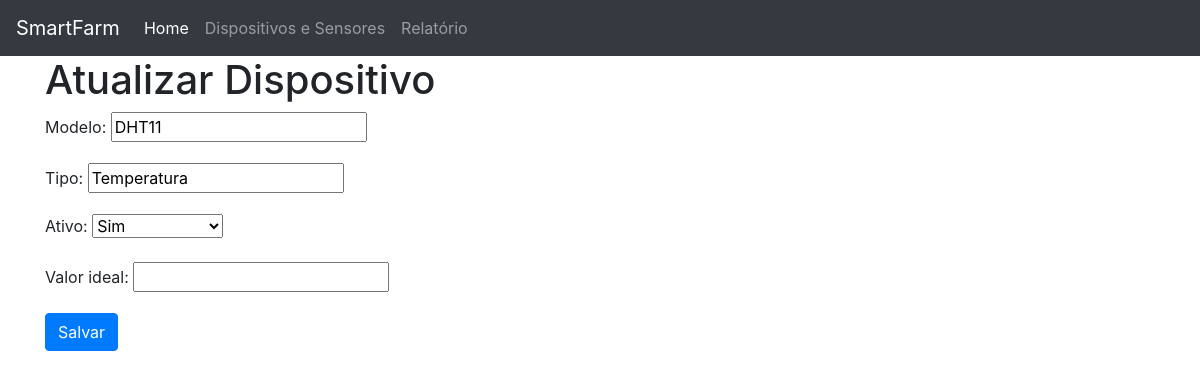
The page /sensores/atualizar/11/ on the database its author committed.
### app/models.py (models this page shows)
class Sensor(models.Model):
    modelo = models.CharField(max_length=100, blank=True, null=True)
    tipo = models.CharField(max_length=100, blank=True, null=True)
    ultima_leitura = models.DateTimeField(blank=True, null=True)
    ativo = models.BooleanField(blank=True, null=True)
    valor_ideal = models.FloatField(blank=True, null=True)
    dispositivo = models.ForeignKey(Dispositivo, on_delete=models.CASCADE, related_name='sensores')
    created_at = models.DateTimeField(auto_now_add=True)
    updated_at = models.DateTimeField(auto_now=True)
    class Meta:
        db_table = 'sensor'

### app/views.py (the view)
def atualizar_sensor(request, sensor_id):
    sensor = Sensor.objects.get(id=sensor_id)
    if request.method == 'POST':
        form = SensorForm(request.POST, instance=sensor)
        if form.is_valid():
            form.save()
            return redirect('dispositivos_e_sensores')
    else:
        form = SensorForm(instance=sensor)
    context = {
        'form': form
    }
    return render(request, 'atualizar_sensor.html', context)

### app/forms.py
class SensorForm(forms.ModelForm):
    class Meta:
        model = Sensor
        fields = ['modelo', 'tipo', 'ativo', 'valor_ideal']

### template/atualizar_sensor.html (shortened to what this page needs)
<!DOCTYPE html>
<html>
    <head>
        <link
            rel="stylesheet"
            href="https://maxcdn.bootstrapcdn.com/bootstrap/4.0.0/css/bootstrap.min.css"
        />
    </head>
    <body>
        {% include 'navbar.html' %}
        <div class="container">
            <h1>Atualizar Dispositivo</h1>
            <form method="post">
                {% csrf_token %} {{ form.as_p }}
                <button type="submit" class="btn btn-primary">Salvar</button>
            </form>
        </div>
    </body>
</html>

### rows shown on the page
Sensor: modelo "DHT11", tipo "Temperatura", ativo "Sim"
